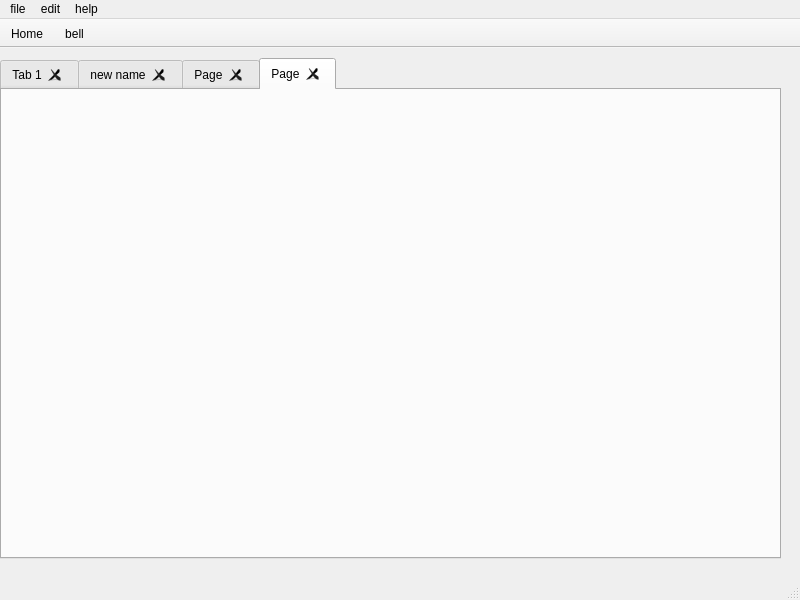
<?xml version="1.0" encoding="UTF-8"?>
<ui version="4.0">
 <class>MainWindow</class>
 <widget class="QMainWindow" name="MainWindow">
  <property name="geometry">
   <rect>
    <x>0</x>
    <y>0</y>
    <width>800</width>
    <height>600</height>
   </rect>
  </property>
  <property name="windowTitle">
   <string>MainWindow</string>
  </property>
  <widget class="QWidget" name="centralwidget">
   <widget class="QTabWidget" name="tabWidget">
    <property name="geometry">
     <rect>
      <x>0</x>
      <y>10</y>
      <width>781</width>
      <height>501</height>
     </rect>
    </property>
    <property name="tabPosition">
     <enum>QTabWidget::North</enum>
    </property>
    <property name="tabShape">
     <enum>QTabWidget::Rounded</enum>
    </property>
    <property name="currentIndex">
     <number>3</number>
    </property>
    <property name="documentMode">
     <bool>false</bool>
    </property>
    <property name="tabsClosable">
     <bool>true</bool>
    </property>
    <property name="movable">
     <bool>false</bool>
    </property>
    <widget class="QWidget" name="tab">
     <attribute name="title">
      <string>Tab 1</string>
     </attribute>
     <widget class="QLabel" name="label">
      <property name="geometry">
       <rect>
        <x>10</x>
        <y>10</y>
        <width>741</width>
        <height>441</height>
       </rect>
      </property>
      <property name="text">
       <string/>
      </property>
      <property name="pixmap">
       <pixmap>../../Pictures/Screenshot from 2020-07-06 11-41-30.png</pixmap>
      </property>
     </widget>
    </widget>
    <widget class="QWidget" name="tab1">
     <attribute name="title">
      <string>new name</string>
     </attribute>
     <widget class="QLabel" name="label_2">
      <property name="geometry">
       <rect>
        <x>110</x>
        <y>30</y>
        <width>491</width>
        <height>371</height>
       </rect>
      </property>
      <property name="text">
       <string/>
      </property>
      <property name="pixmap">
       <pixmap>../../Pictures/Screenshot from 2020-08-25 21-05-28.png</pixmap>
      </property>
     </widget>
     <widget class="QLabel" name="label_3">
      <property name="geometry">
       <rect>
        <x>260</x>
        <y>170</y>
        <width>291</width>
        <height>111</height>
       </rect>
      </property>
      <property name="font">
       <font>
        <family>Vemana2000</family>
        <pointsize>51</pointsize>
        <weight>75</weight>
        <bold>true</bold>
       </font>
      </property>
      <property name="text">
       <string>TAB 2!!!!</string>
      </property>
      <property name="textFormat">
       <enum>Qt::AutoText</enum>
      </property>
     </widget>
    </widget>
    <widget class="QWidget" name="tab_2">
     <attribute name="title">
      <string>Page</string>
     </attribute>
    </widget>
    <widget class="QWidget" name="tab_3">
     <attribute name="title">
      <string>Page</string>
     </attribute>
    </widget>
   </widget>
  </widget>
  <widget class="QMenuBar" name="menubar">
   <property name="geometry">
    <rect>
     <x>0</x>
     <y>0</y>
     <width>800</width>
     <height>22</height>
    </rect>
   </property>
   <widget class="QMenu" name="menufile">
    <property name="title">
     <string>file</string>
    </property>
    <addaction name="actionopen"/>
    <addaction name="actionsave"/>
   </widget>
   <widget class="QMenu" name="menuedit">
    <property name="title">
     <string>edit</string>
    </property>
    <addaction name="actioncut"/>
    <addaction name="actioncopy"/>
    <addaction name="actionpaste"/>
    <addaction name="actionfind"/>
   </widget>
   <widget class="QMenu" name="menuhelp">
    <property name="title">
     <string>help</string>
    </property>
    <addaction name="actionAbout"/>
   </widget>
   <addaction name="menufile"/>
   <addaction name="menuedit"/>
   <addaction name="menuhelp"/>
  </widget>
  <widget class="QStatusBar" name="statusbar"/>
  <widget class="QToolBar" name="toolBar">
   <property name="windowTitle">
    <string>toolBar</string>
   </property>
   <property name="movable">
    <bool>false</bool>
   </property>
   <attribute name="toolBarArea">
    <enum>TopToolBarArea</enum>
   </attribute>
   <attribute name="toolBarBreak">
    <bool>false</bool>
   </attribute>
   <addaction name="actionHome"/>
  </widget>
  <widget class="QToolBar" name="toolBar_2">
   <property name="windowTitle">
    <string>toolBar_2</string>
   </property>
   <property name="toolTip">
    <string/>
   </property>
   <property name="movable">
    <bool>false</bool>
   </property>
   <property name="allowedAreas">
    <set>Qt::BottomToolBarArea|Qt::RightToolBarArea</set>
   </property>
   <property name="floatable">
    <bool>true</bool>
   </property>
   <attribute name="toolBarArea">
    <enum>TopToolBarArea</enum>
   </attribute>
   <attribute name="toolBarBreak">
    <bool>false</bool>
   </attribute>
   <addaction name="actionbell"/>
  </widget>
  <action name="actionopen">
   <property name="text">
    <string>open</string>
   </property>
  </action>
  <action name="actionsave">
   <property name="text">
    <string>save</string>
   </property>
  </action>
  <action name="actioncut">
   <property name="text">
    <string>cut</string>
   </property>
  </action>
  <action name="actioncopy">
   <property name="text">
    <string>copy</string>
   </property>
  </action>
  <action name="actionpaste">
   <property name="text">
    <string>paste</string>
   </property>
  </action>
  <action name="actionAbout">
   <property name="text">
    <string>About</string>
   </property>
  </action>
  <action name="actionfind">
   <property name="text">
    <string>find</string>
   </property>
  </action>
  <action name="actionHome">
   <property name="icon">
    <iconset>
     <normalon>../../Downloads/bliss.jpg</normalon>
    </iconset>
   </property>
   <property name="text">
    <string>Home</string>
   </property>
  </action>
  <action name="actionbell">
   <property name="icon">
    <iconset>
     <normaloff>../../Documents/icons/icons/bell.png</normaloff>../../Documents/icons/icons/bell.png</iconset>
   </property>
   <property name="text">
    <string>bell</string>
   </property>
  </action>
 </widget>
 <resources/>
 <connections/>
</ui>
